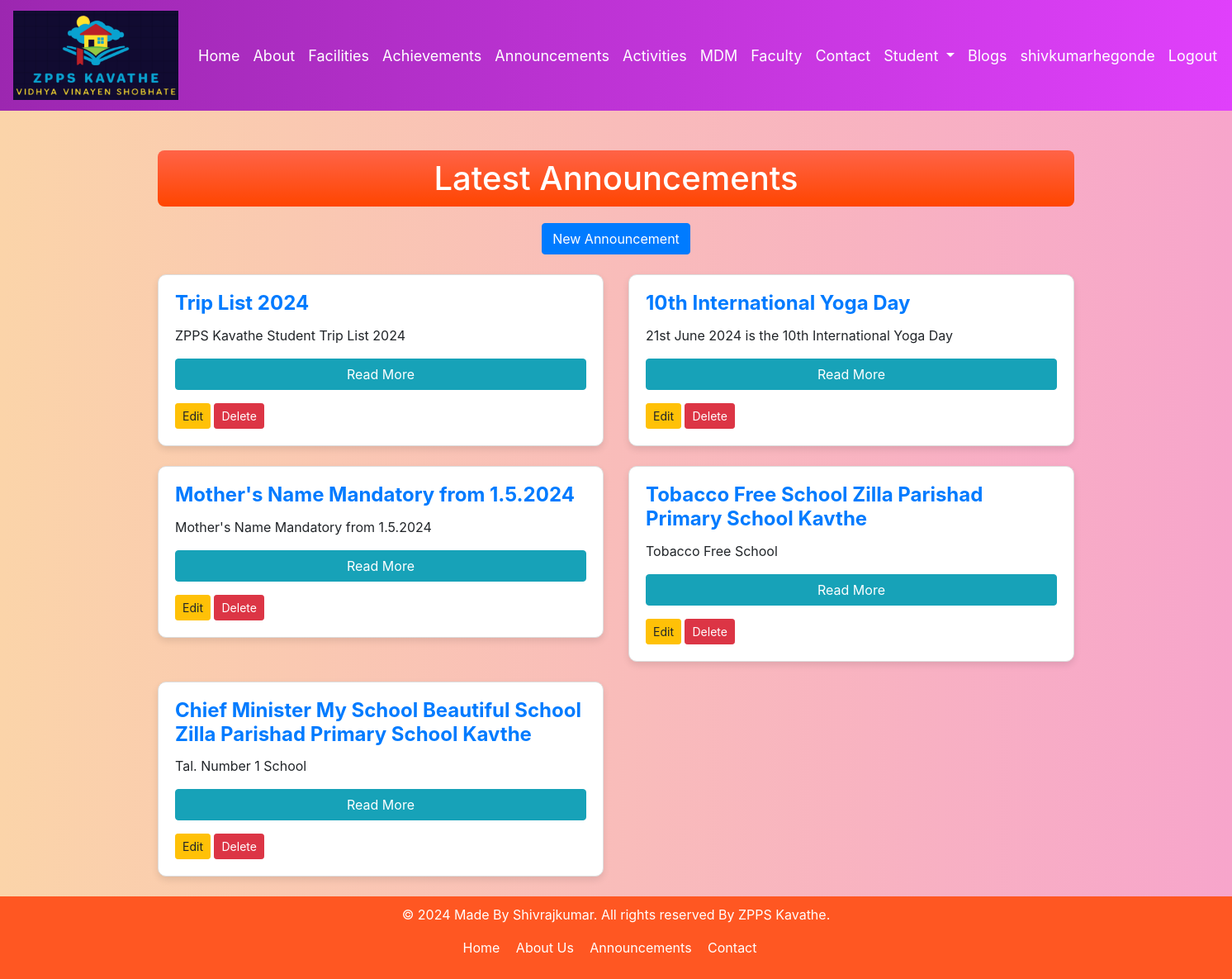
The page /announcements/ (signed in) on the database its author committed.
### announcements/models.py (models this page shows, shortened)
class Announcement(models.Model):
    title = models.CharField(max_length=200)
    content = models.TextField()
    link = models.URLField(blank=True, null=True)
    created_at = models.DateTimeField(auto_now_add=True)
    updated_at = models.DateTimeField(auto_now=True)

### announcements/views.py (the view)
# urls.py: path('', views.announcements, name='announcements'),
def announcements(request):
    announcements_list = Announcement.objects.all().order_by('-created_at')
    return render(request, 'announcements/template/announcements.html', {'announcements': announcements_list})

### announcements/template/announcements.html (shortened to what this page needs)
{% extends 'template/base.html' %}
{% load static %}
{% block content %}
<head>
  <link href="https://stackpath.bootstrapcdn.com/bootstrap/4.5.2/css/bootstrap.min.css" rel="stylesheet">
<link href="{% static 'css/student_database.css' %}" rel="stylesheet">
</head>
<body>
    <div class="container mt-5">
        <div class="announcement-header">
            <h1>Latest Announcements</h1>
        </div>
        {% if user.is_authenticated %}
            <div class="text-center mb-4">
                <a href="{% url 'create_announcement' %}" class="btn btn-primary">New Announcement</a>
            </div>
        {% endif %}
        <div class="row">
            {% for announcement in announcements %}
                <div class="col-md-6 mb-4">
                    <div class="card announcement-card">
                        <div class="card-body">
                            <h5 class="card-title">{{ announcement.title }}</h5>
                            <p class="card-text">{{ announcement.content }}</p>
                            {% if announcement.link %}
                                <a href="{{ announcement.link }}" class="btn btn-info" target="_blank">Read More</a>
                            {% endif %}
                            {% if user.is_authenticated %}
                                <div class="mt-3">
                                    <a href="{% url 'edit_announcement' announcement.pk %}" class="btn btn-warning btn-sm">Edit</a>
                                    <form action="{% url 'delete_announcement' announcement.pk %}" method="post" style="display:inline;">
                                        <button type="submit" class="btn btn-danger btn-sm">Delete</button>
                                    </form>
                                </div>
                            {% endif %}
                        </div>
                    </div>
                </div>
            {% endfor %}
        </div>
    </div>
</body>
{% endblock %}

### template/base.html (shortened to what this page needs)
<!DOCTYPE html>
{% load static %}
<html lang="en">
<head>
    <link href="https://stackpath.bootstrapcdn.com/bootstrap/4.5.2/css/bootstrap.min.css" rel="stylesheet">
    <link href="{% static 'css/custom.css' %}" rel="stylesheet">
    <link href="https://cdnjs.cloudflare.com/ajax/libs/font-awesome/5.15.3/css/all.min.css" rel="stylesheet">
</head>
<body>
    <nav class="navbar navbar-expand-lg navbar-dark bg-primary" style="background-color: #DC143C;">
        <a class="navbar-brand" href="{% url 'home' %}"><img src="{% static 'zppslogo.png' %}" alt="School Logo" style="width: 200px; height: auto;"></a>
        <div class="collapse navbar-collapse" id="navbarNav">
            <ul class="navbar-nav">
                <li class="nav-item">
                    <a class="nav-link" href="{% url 'home' %}">Home</a>
                </li>
                <li class="nav-item">
                    <a class="nav-link" href="{% url 'about_school' %}">About</a>
                </li>
                <li class="nav-item">
                    <a class="nav-link" href="{% url 'facilities' %}">Facilities</a>
                </li>
                <li class="nav-item">
                    <a class="nav-link" href="{% url 'achievements' %}">Achievements</a>
                </li>
                <li class="nav-item">
                    <a class="nav-link" href="{% url 'announcements' %}">Announcements</a>
                </li>
                <li class="nav-item">
                    <a class="nav-link" href="{% url 'activity_list' %}">Activities</a>
                </li>
                <li class="nav-item">
                    <a class="nav-link" href="{% url 'meal_list' %}">MDM</a>
                </li>
                <li class="nav-item">
                    <a class="nav-link" href="{% url 'zpps_faculty' %}">Faculty</a>
                </li>
                <li class="nav-item">
                    <a class="nav-link" href="{% url 'contact_us' %}">Contact</a>
                </li>
                <li class="nav-item dropdown">
                    <a class="nav-link dropdown-toggle" href="#" id="studentDropdown" role="button" data-toggle="dropdown" aria-haspopup="false" aria-expanded="false">
                        Student
                    </a>
                </li>
                <li class="nav-item">
                    <a class="nav-link" href="{% url 'blog_list' %}">Blogs</a>
                </li>
            </ul>
            <ul class="navbar-nav ml-auto">
                {% if user.is_authenticated %}
                    <li class="nav-item">
                        <a class="nav-link" href="#">{{ user.username }}</a>
                    </li>
                    <li class="nav-item">
                        <a class="nav-link" href="{% url 'logout' %}">Logout</a>
                    </li>
                {% endif %}
            </ul>
        </div>
    </nav>
    {% block content %}
    {% endblock %}
    <footer class="footer">
        <p>&copy; 2024 Made By Shivrajkumar. All rights reserved By ZPPS Kavathe.</p>
        <nav>
            <ul>
                <li><a href="{% url 'home' %}">Home</a></li>
                <li><a href="{% url 'about_school' %}">About Us</a></li>
                <li><a href="{% url 'announcements' %}">Announcements</a></li>
                <li><a href="{% url 'contact_us' %}">Contact</a></li>
            </ul>
        </nav>
    </footer>
</body>
</html>

### static/css/custom.css (style rules this page uses)
.navbar { background: linear-gradient(90deg, #9c27b0, #e040fb); padding: 10px 0; }
.nav-link { color: #fff !important; font-size: 18px; }
.footer { background-color: #ff5722; color: white; text-align: center; padding: 10px 0; }
.footer nav ul { list-style: none; padding: 0; }
.footer nav ul li { display: inline; margin-right: 15px; }
.footer nav ul li a { color: white; text-decoration: none; }

### static/css/student_database.css (style rules this page uses)
body { background: linear-gradient(to right, #FBD4A9, #F7A5CB); }
.card { border-radius: 0.5rem; }
.card-title { color: #007bff; font-size: 1.5rem; font-weight: bold; }
.btn-primary { background-color: #007bff; border-color: #007bff; }

### announcements/template/announcements.html (style rules this page uses)
.announcement-card { border: 1px solid #ddd; border-radius: 10px; box-shadow: 0 4px 8px rgba(0, 0, 0, 0.1); transition: transform 0.3s; }
.announcement-header { background: linear-gradient(to bottom, #FF6347, #FF4500); color: #ffffff; padding: 10px; border-radius: 8px; margin-bottom: 20px; }
.announcement-header h1 { margin: 0; font-size: 2.5rem; text-align: center; }
.card-body { display: flex; flex-direction: column; justify-content: space-between; }
.card-text { margin-bottom: 1rem; }
.btn-primary { background-color: #007bff; border-color: #007bff; }
.btn-warning { background-color: #ffc107; border-color: #ffc107; }
.btn-danger { background-color: #dc3545; border-color: #dc3545; }

### rows shown on the page
Announcement: title "Trip List 2024", content "ZPPS Kavathe Student Trip List 2024"
Announcement: title "10th International Yoga Day", content "21st June 2024 is the 10th International Yoga Day"
Announcement: title "Mother's Name Mandatory from 1.5.2024", content "Mother's Name Mandatory from 1.5.2024"
Announcement: title "Tobacco Free School Zilla Parishad Primary School Kavthe", content "Tobacco Free School"
Announcement: title "Chief Minister My School Beautiful School Zilla Parishad Primary School Kavthe", content "Tal. Number 1 School"

### other values the page prints
{{ user.username }} "shivkumarhegonde"
